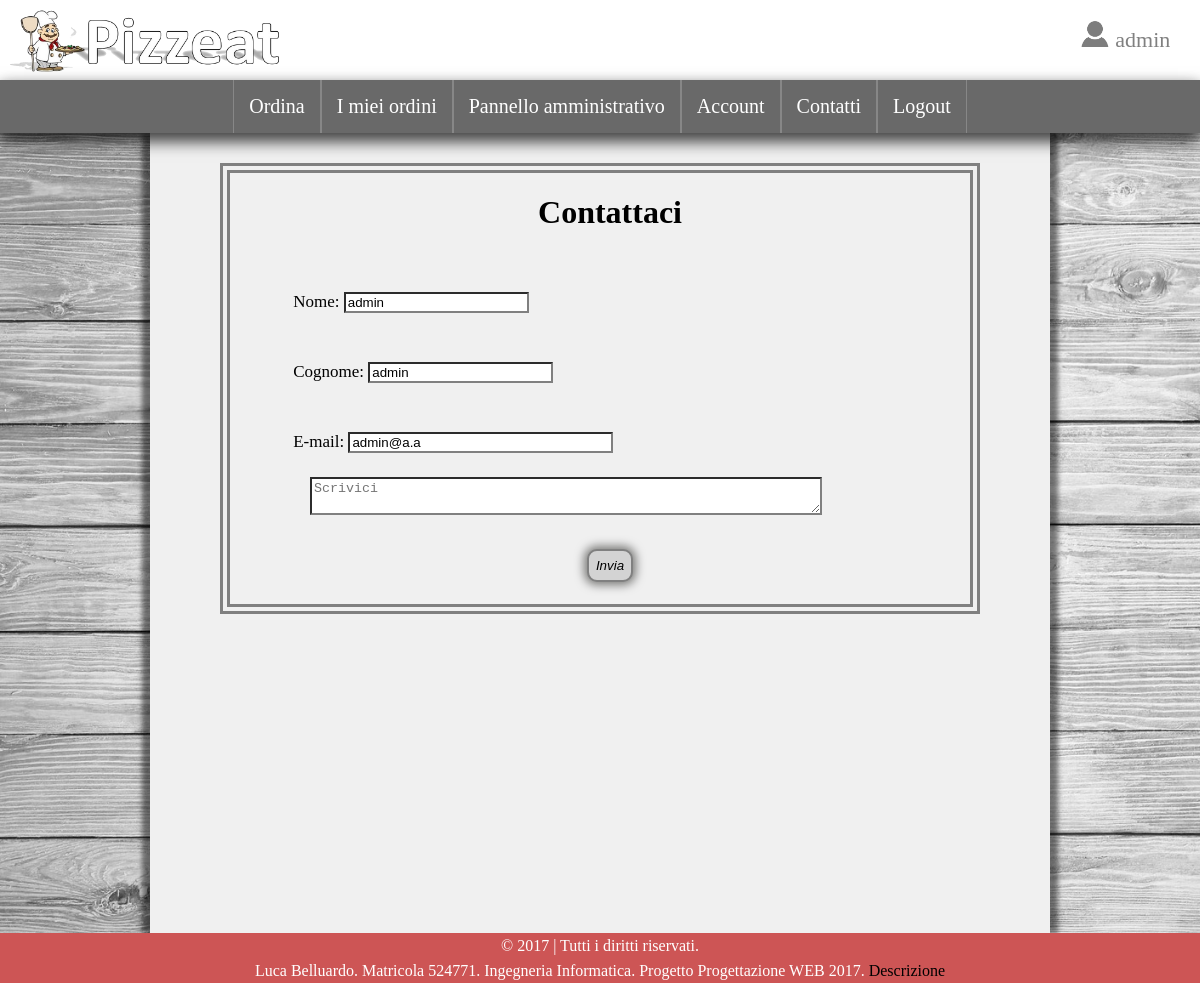
Screenshot of /index.php?p=contatti (signed in) with the database file from the repository.
### tables this page shows
CREATE TABLE `account` (
  `IDAccount` int(10) NOT NULL,
  `Username` varchar(50) NOT NULL,
  `Nome` varchar(50) NOT NULL,
  `Cognome` varchar(50) NOT NULL,
  `Email` varchar(100) NOT NULL,
  `Telefono` varchar(10) NOT NULL,
  `Indirizzo` varchar(100) DEFAULT NULL,
  `Civico` varchar(50) DEFAULT NULL,
  `Password` varchar(32) NOT NULL,
  `Admin` tinyint(1) DEFAULT NULL
);

### php/contatti.php (the view)
<div id="contatti">
<?php
	if(isset($_SESSION['loggato'])){
		$username=$_SESSION['username'];
		$utente=mysqli_query($conn, "SELECT * FROM account WHERE Username='$username'");
		$dati=mysqli_fetch_array($utente, MYSQLI_ASSOC);
	}
?>
	<h1>Contattaci</h1>
	<form id="cont" class="registrati" method="POST">
		<label>
			Nome:
			<input type="text" value="<?php if(isset($_SESSION['loggato'])) echo $dati['Nome']?>" name="nome" pattern="[a-zA-Z\s]+" required>
		</label>
		<label>
			Cognome:
			<input type="text" value="<?php if(isset($_SESSION['loggato'])) echo $dati['Cognome']?>" name="cognome" pattern="[a-zA-Z\s]+" required>
		</label>
		<label>
			E-mail:
			<input  type="email" value="<?php if(isset($_SESSION['loggato']))echo $dati['Email']?>" name="email" size="30" required>
		</label>
		<textarea form="cont" name="note" placeholder="Scrivici" required></textarea>
		<input type="submit" class="tasto" name="invia" value="Invia">
	</form>
</div>

### css/stile.css (style rules this page uses)
html { height: 100%; }
body { margin: 0px; height: 100%; background-image: url('../immagini/background.jpg'); background-attachment: fixed; background-size: cover; }
label { font-size: 17px; display: block; }
input { border: 2px inset grey; background-color: white; }
.registrati { padding: 2% 0% 3%; background: #F0F0F0; overflow: hidden; }
.registrati label { margin-left: 6%; line-height: 70px; }
.tasto { border: 2px solid grey; margin: 30px auto 0px; display: block; padding: 7px; border-radius: 10px; background-color: lightgray; font-style: italic; box-shadow: rgba(5, 5, 0, 0.5) 0px 0px 10px 3px; }
#contatti { width: 80%; margin: 30px auto 0px; padding-left: 20px; overflow: hidden; border: 10px double grey; }
#contatti h1 { text-align: center !important; }
#contatti textarea { width: 70%; margin-left: 60px; background: white; border: 2px inset grey; }

### rows the page displays
account: nome "admin", cognome "admin", email "admin@a.a"

### other values shown
$_SESSION['username'] "admin"
